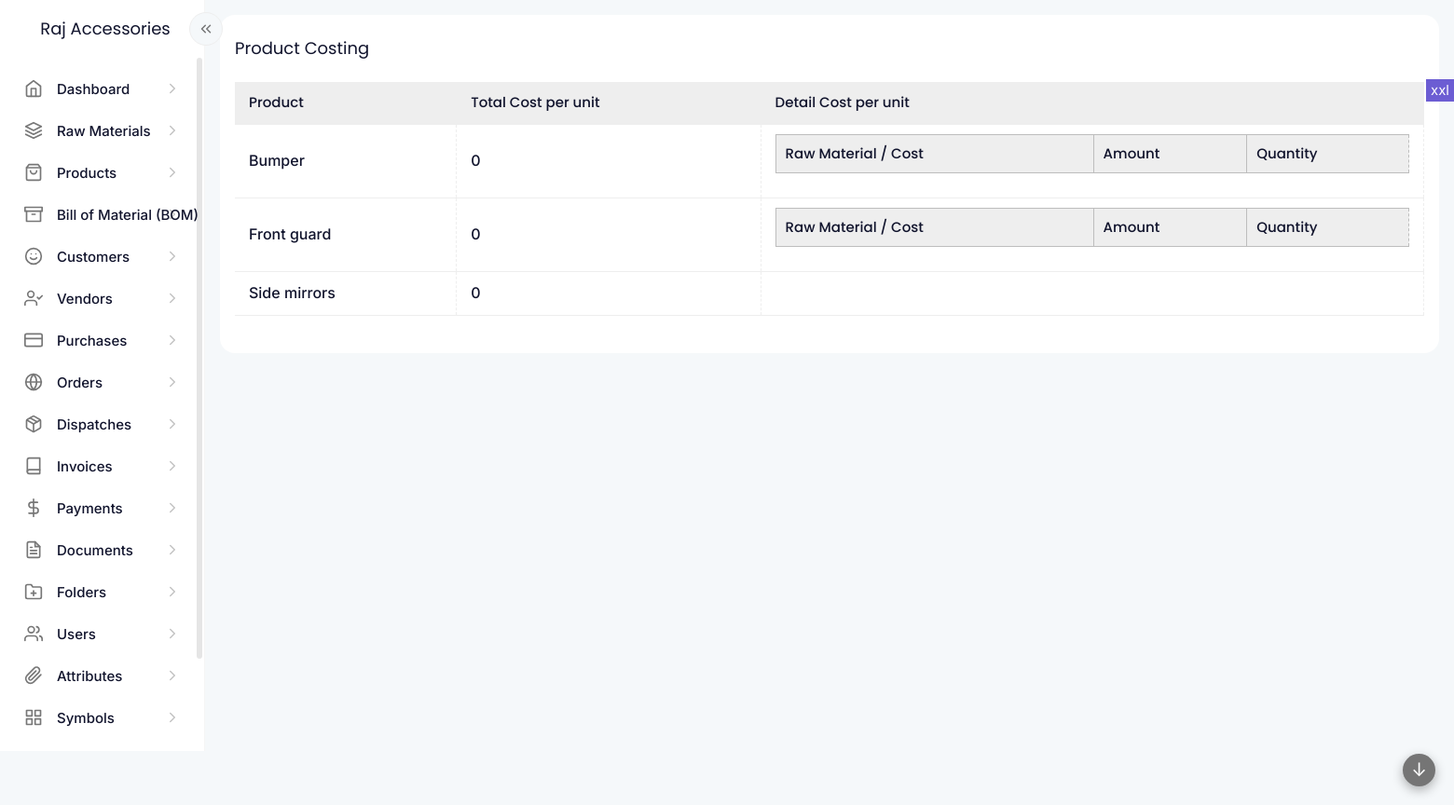
/modules/products/product-costing.php (signed in), run on an earlier commit of the app's database.
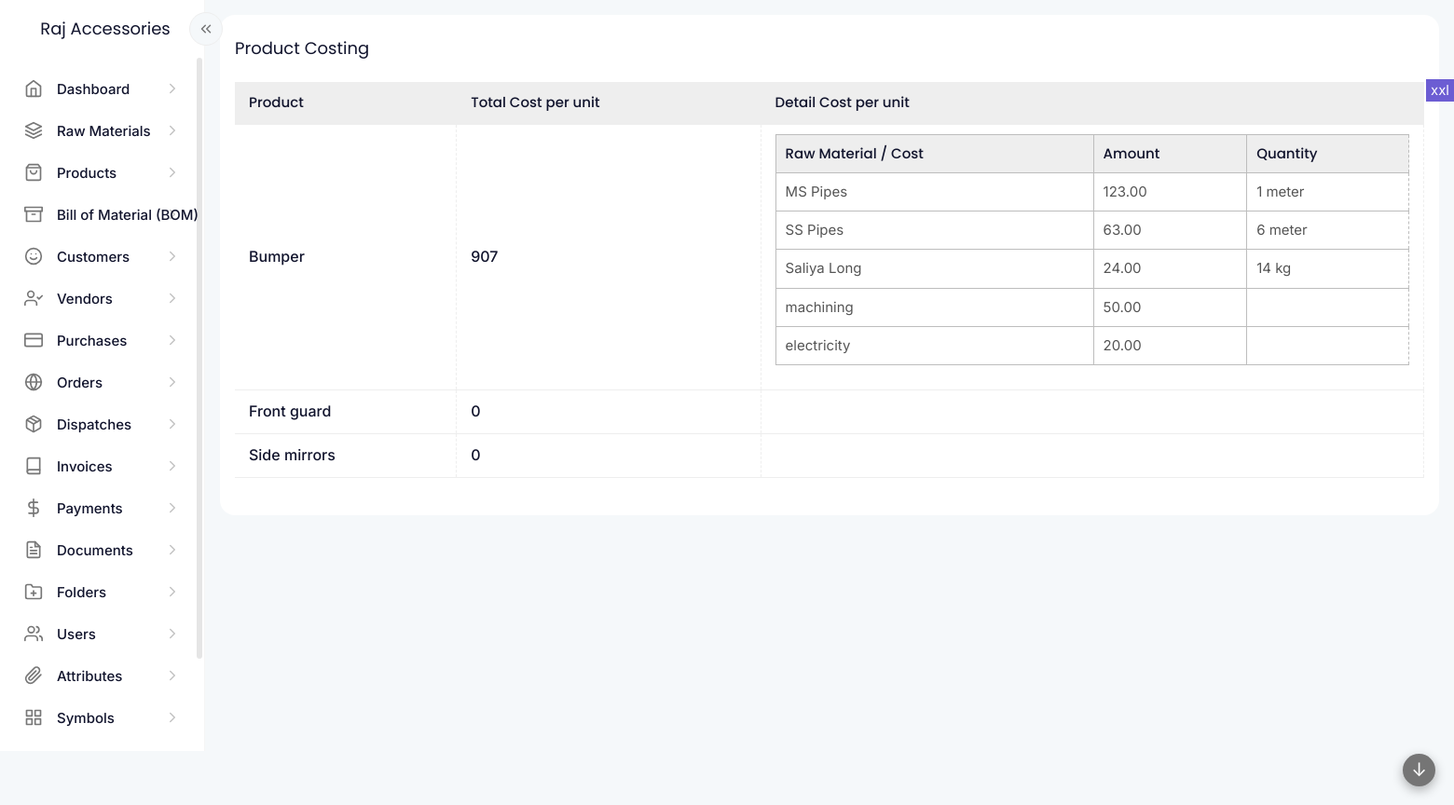
And on a later commit of the database.
### tables this page shows
CREATE TABLE IF NOT EXISTS `products` (
  `id` int NOT NULL AUTO_INCREMENT,
  `product` varchar(255) NOT NULL,
  `code` varchar(100) NOT NULL,
  `description` text NOT NULL,
  `category` varchar(200) DEFAULT NULL,
  `image` int NOT NULL,
  `quality` varchar(200) DEFAULT NULL,
  `type` varchar(255) DEFAULT NULL,
  `pieces` int DEFAULT NULL,
  `igst` float DEFAULT NULL,
  `cgst` float DEFAULT NULL,
  `sgst` float DEFAULT NULL,
  `auth_user` int NOT NULL,
  `updated` int NOT NULL,
  `created` varchar(35) DEFAULT NULL,
  PRIMARY KEY (`id`)
);

CREATE TABLE IF NOT EXISTS `raw_materials` (
  `id` int NOT NULL AUTO_INCREMENT,
  `raw_material` varchar(255) DEFAULT NULL,
  `code` varchar(100) DEFAULT NULL,
  `unit` varchar(20) DEFAULT NULL,
  `description` text,
  `category` varchar(200) DEFAULT NULL,
  `image` int DEFAULT NULL,
  `auth_user` int DEFAULT NULL,
  `updated` int DEFAULT NULL,
  `created` varchar(35) DEFAULT NULL,
  PRIMARY KEY (`id`)
);

CREATE TABLE IF NOT EXISTS `bom_costs` (
  `id` int NOT NULL AUTO_INCREMENT,
  `cost_type` varchar(30) NOT NULL,
  `amount` decimal(10,2) NOT NULL,
  `bom` int NOT NULL,
  `auth_user` int NOT NULL,
  `updated` int NOT NULL,
  `created` varchar(35) DEFAULT NULL,
  PRIMARY KEY (`id`)
);

### lib/variables.php (called while the page is built, shortened)
<?php
function bom_cost_type_arr()
{
	$arr = [
		"electricity" => "Electricity cost",
		"labour" => "Labour cost",
		"machining" => "Machining cost",
		"packaging" => "Packaging cost",
		"transport" => "Transport cost",
		"overhead" => "Overhead cost",
		"other" => "Other costs",
	];
	return $arr;
}

### modules/products/product-costing.php (the view, shortened to what the changed rows need)
<?php
include '../../common/header.php';
?>
<div class="row row-cols-1 row-cols-sm-1 row-cols-md-1 row-cols-lg-1 row-cols-xl-1 row-cols-xxl-1 g-4 py-3 px-2">
  <?php
  $widgettitle = 'Product Costing';
  widget_start($widgettitle, '', '', '', '');
  $tableid = 'product_costing_table';
  $column_titles = ['Product', 'Total Cost per unit', 'Detail Cost per unit'];
  $products_arr = fetch_data(["table" => "products", "columns" => "id, product", "condition" => "", "order" => "product ASC", "limit" => ""]);
  $product_ids = [];
  foreach ($products_arr as $k => $v) {
    $product_ids[] = $v["id"];
  }
  $costing = get_product_cost($product_ids);
  function table_row($index, $prod, $costing)
  {
    $bom_cost_types = bom_cost_type_arr();
    $det = product_cost_details($costing, $prod["id"]);
    $s = '';
    $s .= "<tr data-index='" . $index . "'>";
    $s .= '<td class="title">' . $prod["product"];
    $s .= '</td>';
    $s .=  '<td class="title">' . $det["total"] .  '</td>';
    $s .=  '<td>' . $det["detail"] .  '</td>';
    $s .= '</tr>';
    return $s;
  }
  ?>
  <form class="row g-3 needs-validation" novalidate method="POST" enctype="multipart/form-data">
    <div class='widget-table'>
      <div class='table-responsive'>
        <table class='table' id='<?php echo $tableid; ?>'>
          <thead>
            <tr> <?php
                  foreach ($column_titles as $ctk => $ctv) {
                    echo '<th>' . $ctv . '</th>';
                  }
                  ?>
            </tr>
          </thead>
          <tbody> <?php
                  $index = 0;
                  foreach ($products_arr as $k => $p) {
                    $index++;
                    echo table_row($index, $p, $costing);
                  }
                  ?>
          </tbody>
        </table>
  </form>
  <?php widget_end(); ?>
</div>
<?php include '../../common/footer.php'; ?>

### common/functions.php (shortened to what the changed rows need)
<?php
function widget_start($title = "", $class = "", $widget_title_class = "", $widget_wrapper_class = "", $options = "", $widget_options_class = "")
{
    echo '<div class="widgetwrapper col d-flex align-items-start  px-2 py-0 ' . $class . ' ">
 <div class="widget container-fluid py-4 px-3 overhide ' . $widget_wrapper_class . '">';
}
function widget_end()
{
    echo "</div>
 </div>";
}
?>
<?php
function fetch_data($vars)
{
    global $conn;
    $table = $vars["table"];
    $cols = $vars["columns"];
    $order = $vars["order"];
    $limit = $vars["limit"];
    $condition = $vars["condition"];
    if ($condition != "") {
        $condition = " WHERE " . $condition;
    }
    if (trim($order) != '') {
        if (strpos($order, " DESC") !== false || strpos($order, " ASC") !== false) {
            $order = ' ORDER BY ' . trim($order) . ' ';
        } else {
            $order = ' ORDER BY ' . trim($order) . ' ASC ';
        }
    }
    $ret = [];
    $sql = ' SELECT ' . $cols . ' FROM ' . $table . ' ' . $condition . ' ' . $order . ' ' . $limit . ' ';
    $querystr = $conn->query($sql);
    $totrows = mysqli_num_rows($querystr);
    if ($totrows > 0) {
        $inc = 0;
        while ($result = mysqli_fetch_object($querystr)) {
            foreach ($result as $key => $value) {
                $ret[$inc][$key] = $value;
            }
            $inc = $inc + 1;
        }
    }
    return $ret;
}
function  get_product_cost($product_ids)
{
    $product_boms = [];
    $bom_items = [];
    $bom_costs = [];
    $raw_material_ids = [];
    $boms = product_boms($product_ids);
    $raw_material_ids = $boms["raw_material_ids"] ?? [];
    $raw_material_rates = raw_material_rates($raw_material_ids);
    foreach ($product_ids as $k => $pid) {
        $costs[$pid] = [];
        if (isset($boms["product_boms"][$pid])) {
            $bom = $boms["product_boms"][$pid];
            if (isset($boms["bom_items"][$bom])) {
                $bom_items = $boms["bom_items"][$bom];
                foreach ($bom_items as $bik => $biv) {
                    $c = [];
                    $rm = $biv["raw_material"];
                    if (isset($raw_material_rates["raw_material_rates"][$rm])) {
                        $c["type"] = "bom_items";
                        $c["raw_material"] = $biv["raw_material"];
                        $c["quantity"] = $biv["quantity"];
                        $c["wastage_quantity"] = $biv["wastage_quantity"];
                        $c["raw_material_rate"] = $raw_material_rates["raw_material_rates"][$rm];
                        $c["raw_material_name"] = $raw_material_rates["raw_materials"][$rm];
                        $c["raw_material_unit"] = $raw_material_rates["raw_material_units"][$rm];
                    }
                    $costs[$pid][] = $c;
                }
                $bom_costs = $boms["bom_costs"][$bom];
                foreach ($bom_costs as $bik => $biv) {
                    $c = [];
                    $c["type"] = "bom_costs";
                    $c["cost_type"] = $biv["cost_type"];
                    $c["amount"] = $biv["amount"];
                    $costs[$pid][] = $c;
                }
            }
        }
    }
    return [
        "costs" => $costs,
        "product_ids" => $product_ids,
        "boms" => $boms,
        "raw_material_ids" => $raw_material_ids,
        "raw_material_rates" => $raw_material_rates,
    ];
}
function product_boms($product_ids)
{
    $boms_ids = [];
    if (sizeof($product_ids) > 0) {
        $boms_arr = fetch_data(["table" => "boms", "columns" => "id, product", "condition" => " product IN (" . implode(",", $product_ids) . ") AND status = 'active' ", "order" => "", "limit" => ""]);
        foreach ($boms_arr as $bk => $bv) {
            $product_boms[$bv["product"]] = $bv["id"];
            $boms_ids[] = $bv["id"];
        }
        $bom_items_arr = fetch_data(["table" => "bom_items", "columns" => "id, raw_material, quantity, wastage_quantity, bom", "condition" => " bom IN (" . implode(",", $boms_ids) . ") ", "order" => "", "limit" => ""]);
        foreach ($bom_items_arr as $bik => $biv) {
            $bom_items[$biv["bom"]][] = $biv;
            $raw_material_ids[] = $biv["raw_material"];
        }
        $bom_costs_arr = fetch_data(["table" => "bom_costs", "columns" => "id, cost_type, bom, amount", "condition" => " bom IN (" . implode(",", $boms_ids) . ") ", "order" => "", "limit" => ""]);
        foreach ($bom_costs_arr as $bik => $biv) {
            $bom_costs[$biv["bom"]][] = $biv;
        }
    }
    return [
        "product_ids" => $product_ids,
        "product_boms" => $product_boms,
        "bom_items" => $bom_items,
        "bom_costs" => $bom_costs,
        "raw_material_ids" => $raw_material_ids,
    ];
}
function raw_material_rates($raw_material_ids)
{
    $raw_materials_arr = fetch_data(["table" => "raw_materials", "columns" => "id, raw_material, unit", "condition" => " id IN (" . implode(",", $raw_material_ids) . ") ", "order" => "raw_material ASC", "limit" => ""]);
    $raw_materials = [];
    $raw_material_units = [];
    foreach ($raw_materials_arr as $opk => $opv) {
        $raw_materials[$opv["id"]] = "" . $opv["raw_material"];
        $raw_material_units[$opv["id"]] = $opv["unit"];
    }
    $raw_material_rate_group_arr = fetch_data([
        "table" => "raw_material_rate_group_link",
        "columns" => "id, raw_material_rate_group, raw_material",
        "condition" => " raw_material IN (" . implode(",", $raw_material_ids) . ") ",
        "order" => "",
        "limit" => ""
    ]);
    $raw_material_rate_groups = [];
    foreach ($raw_material_rate_group_arr as $opk => $opv) {
        $raw_material_rate_groups[$opv["raw_material"]] = $opv["raw_material_rate_group"];
    }
    $rate_group_entities = [];
    $rm_rate_condition = "";
    foreach ($raw_material_ids as $k => $v) {
        $rate_group_entities[] = "RM-" . $v;
        $rm_rate_condition .= "'" . ("RM-" . $v) . "', ";
    }
    foreach ($raw_material_rate_groups as $k => $v) {
        $rate_group_entities[] = "RMRG-" . $v;
        $rm_rate_condition .= "'" . ("RMRG-" . $v) . "', ";
    }
    if (trim($rm_rate_condition) != "") {
        $rm_rate_condition = substr(trim($rm_rate_condition), 0, -1);
    }
    $rm_entity_rates_arr = fetch_data([
        "table" => "raw_material_rates",
        "columns" => "id, entity, rate, effective_date",
        "condition" => " entity IN (" . $rm_rate_condition . ") ",
        "order" => "",
        "limit" => ""
    ]);
    $rm_entity_rates = [];
    foreach ($rm_entity_rates_arr as $opk => $opv) {
        $rm_entity_rates[$opv["entity"]] = $opv;
    }
    $raw_material_rates = [];
    foreach ($raw_material_ids as $k => $v) {
        if (isset($rm_entity_rates["RM-" . $v])) {
            $ent = "RM-" . $v;
            $raw_material_rates[$v] = ["rate" => $rm_entity_rates[$ent]["rate"], "effective_date" => $rm_entity_rates[$ent]["effective_date"]];
        }
        else {
            if (isset($raw_material_rate_groups[$v])) {
                $ent = "RMRG-" . $raw_material_rate_groups[$v];
                if (isset($rm_entity_rates[$ent])) {
                    $raw_material_rates[$v] = ["rate" => $rm_entity_rates[$ent]["rate"], "effective_date" => $rm_entity_rates[$ent]["effective_date"]];
                }
            }
        }
    }
    return [
        "raw_material_ids" => $raw_material_ids,
        "raw_materials" => $raw_materials,
        "raw_material_units" => $raw_material_units,
        "raw_material_rate_groups" => $raw_material_rate_groups,
        "rate_group_entities" => $rate_group_entities,
        "rm_entity_rates" => $rm_entity_rates,
        "raw_material_rates" => $raw_material_rates,
    ];
}
  function product_cost_details($costing, $prodid)
  {
    $d = "";
    $total = 0;
    if (isset($costing["costs"][$prodid])) {
      $costarr = $costing["costs"][$prodid];
      if (sizeof($costarr) > 0) {
        $d .= "<div class='widget-table'><div class='table-responsive'><table class='table table-compact table-bordered'>
        <tr><th>Raw Material / Cost</th><th>Amount</th><th>Quantity</th></tr>";
        foreach ($costarr as $ck => $cv) {
          if ($cv["type"] == "bom_items") {
            $d .= "<tr>
          <td>" . $cv["raw_material_name"] . "</td>
          <td>" . $cv["raw_material_rate"]["rate"] . "</td>
          <td>" . ($cv["quantity"] + $cv["wastage_quantity"]) . " " . $cv["raw_material_unit"] . "</td>
          </tr>";
            $total += $cv["raw_material_rate"]["rate"] * ($cv["quantity"] + $cv["wastage_quantity"]);
          } else if ($cv["type"] == "bom_costs") {
            $d .= "<tr>
          <td>" . ($bom_cost_types[$cv["cost_type"]] ?? $cv["cost_type"]) . "</td>
          <td>" . $cv["amount"] . "</td>
          <td></td>
          </tr>";
            $total += $cv["amount"];
          }
        }
        $d .= "</table></div></div>";
      }
    }
    return ["detail" => $d, "total" => $total];
  }

What changed in the data, as far as the page shows it:
changed products "Bumper": gains raw_materials (raw_material "MS Pipes", rate "123.00", wastage_quantity "1", unit "meter"); gains raw_materials (raw_material "SS Pipes", rate "63.00", wastage_quantity "6", unit "meter"); gains raw_materials (raw_material "Saliya Long", rate "24.00", wastage_quantity "14", unit "kg"); id "0" → "907"
added bom_costs: cost_type "machining", amount "50.00", shown under products "Bumper"
added bom_costs: cost_type "electricity", amount "20.00", shown under products "Bumper"
shown differently, row unchanged: products "Front guard": no longer shows "Raw Material / Cost Amount Quantity"
